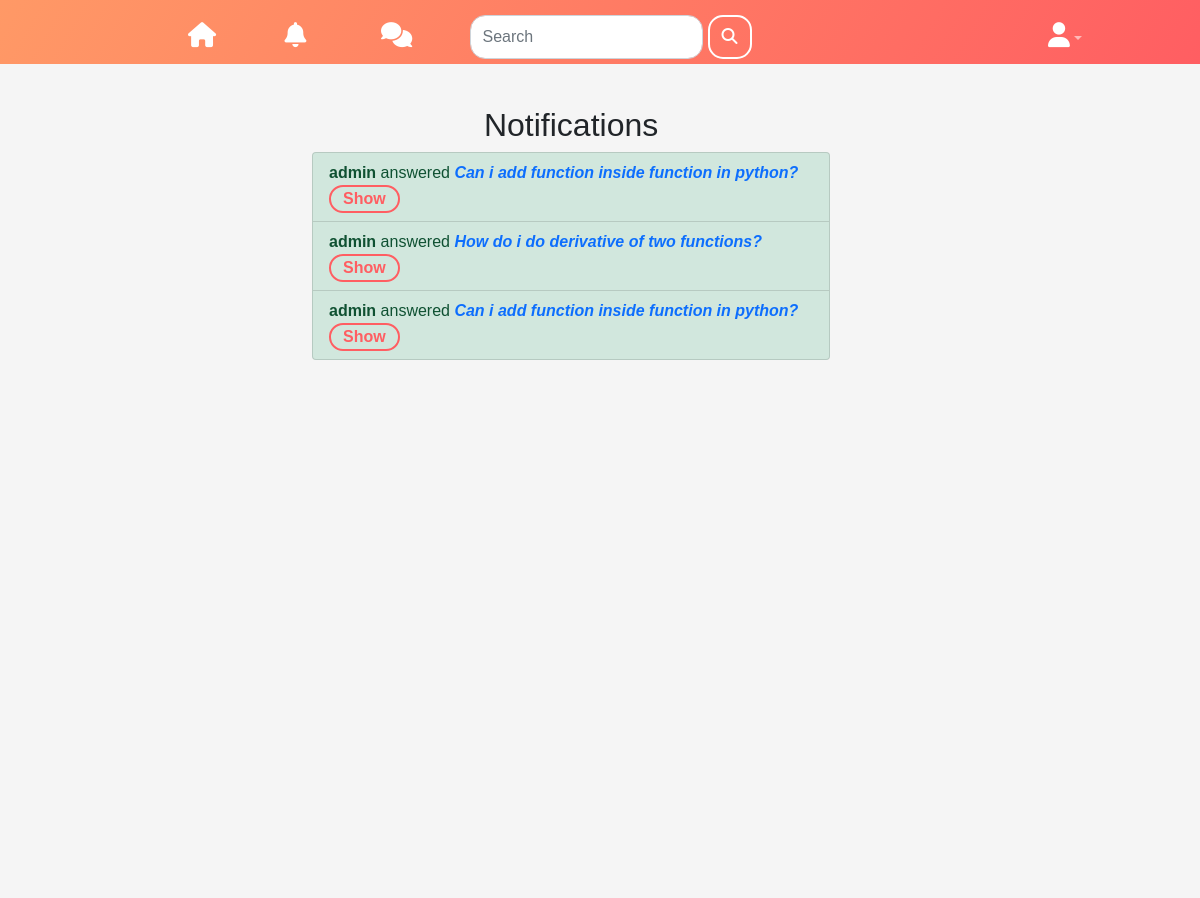
The app's page /notifications (signed in), older data.
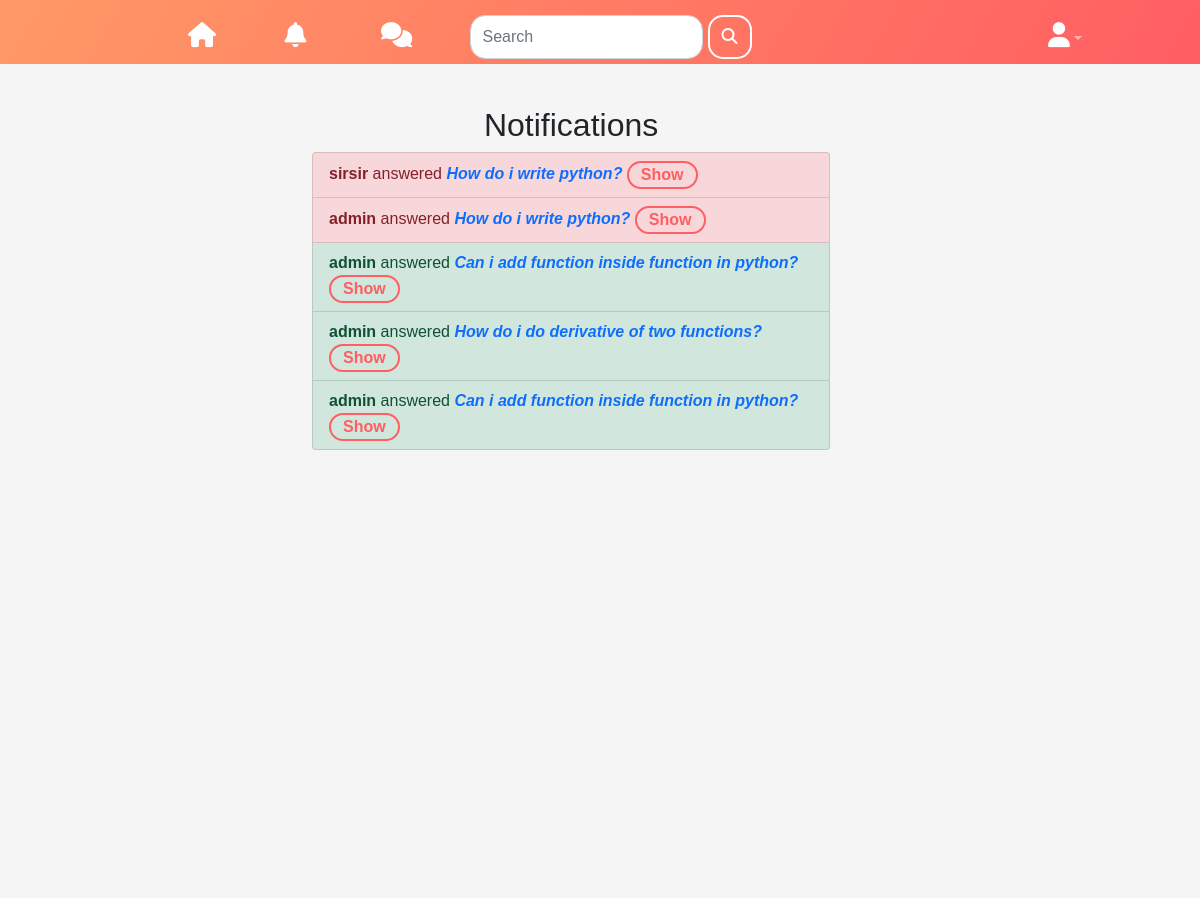
The same page, newer data.
### forum/models.py (models this page shows, shortened)
class Notification(models.Model):
    post = models.ForeignKey(Post, related_name='notification',on_delete=models.CASCADE)
    answer = models.ForeignKey(Answer, related_name='notification',on_delete=models.CASCADE)
    viewed = models.BooleanField(default=False)
    to_user = models.ForeignKey(User , related_name='notification_to_user',on_delete=models.CASCADE)
    on = models.DateTimeField(default=timezone.now)

class Answer(models.Model):
    answer = models.TextField(max_length=1000, blank=False)
    posted_by = models.ForeignKey(User, on_delete=models.CASCADE) #posted by user
    posted_on = models.DateTimeField(default=timezone.now)
    post = models.ForeignKey(Post, related_name='answer',on_delete=models.CASCADE)
    upvotes = models.IntegerField(default=0)

class Post(models.Model):
    title = models.CharField(max_length=200,blank=False)
    slug = models.SlugField(max_length=200, null=True, blank=True)
    tag = models.ManyToManyField('forum.Tag', blank=True,related_name='tag')
    category = models.ForeignKey('forum.Category', related_name="post_category" ,on_delete=models.CASCADE, null=True, blank=True)
    subcategory = models.ForeignKey('forum.SubCategory', related_name="post_sub_category" ,on_delete=models.CASCADE, null=True, blank=True)
    solved = models.BooleanField(default=False) #has the problem been solved?
    posted_by = models.ForeignKey(User, related_name='user',on_delete=models.CASCADE) #posted by user
    posted_on = models.DateTimeField(default=timezone.now)
    views = models.IntegerField(default=0) #total times the post was viewed
    answerCount = models.IntegerField(default=0) #number of answers

### forum/views.py (the view)
# urls.py: path('notifications' , views.notification_view , name='notifications'),
@login_required
def notification_view(request):
    noti = models.Notification.objects.filter(to_user=request.user).order_by('-on')
    context= {'notifications':noti}
    return render(request, 'forum/notifications.html',context=context)

### forum/templates/forum/notifications.html (shortened to what this page needs)
{% extends "forum/base.html" %}
{% load bootstrap4 %}
{% load static %}
{% block css %}
<link rel="stylesheet" href="{% static "forum/css/notifications.css" %}">
{% endblock %}
{% block content %}
    <div class="container">
        <div class="notification">
            <h2 class="flex-container-center">Notifications </h2>
            <ul class="list-group">
                {% for i in notifications %}
                    {% if i.post.solved %}
                        <li class="list-group-item list-group-item-success">
                            <strong>{{ i.answer.posted_by.username }}</strong> answered
                            <strong><em><a href={% url "forum:post_detail" slug=i.post.slug %}>{{ i.post.title }}</a></em></strong>
                            <button type="button" class="btn btn-outline-primary" onclick="togglepop('{{ i.post.title }}','{{ i.answer.answer }}')">Show</button>
                        </li>
                    {% else %}
                    <li class="list-group-item list-group-item-danger">
                        <strong>{{ i.answer.posted_by.username }}</strong> answered
                        <strong><em><a href={% url "forum:post_detail" slug=i.post.slug %}>{{ i.post.title }}</a></em></strong>
                        <button type="button" class="btn btn-outline-primary" onclick="togglepop('{{ i.post.title }}','{{ i.answer.answer }}')">Show</button>
                    </li>
                    {% endif %}
                {% endfor %}
              </ul>
        </div>
    </div>
{% endblock content %}

Row changes from the older to the newer data that the page shows:
added Notification: answer.posted_by.username "sirsir", post "How do i write python?"
added Notification: answer.posted_by.username "admin", post "How do i write python?"
